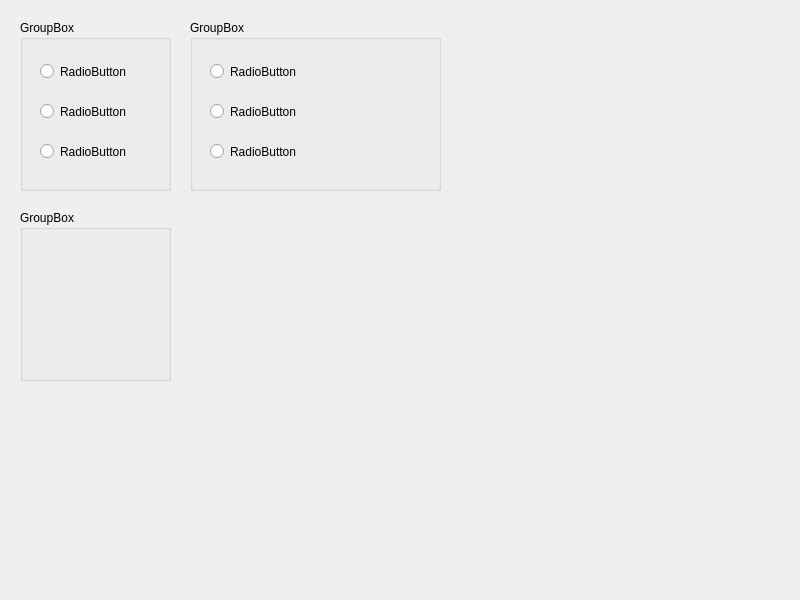
<?xml version="1.0" encoding="UTF-8"?>
<ui version="4.0">
 <class>ProcessLunchOrders</class>
 <widget class="QWidget" name="ProcessLunchOrders">
  <property name="geometry">
   <rect>
    <x>0</x>
    <y>0</y>
    <width>800</width>
    <height>600</height>
   </rect>
  </property>
  <property name="windowTitle">
   <string>ProcessLunchOrders</string>
  </property>
  <widget class="QGroupBox" name="groupBox">
   <property name="geometry">
    <rect>
     <x>20</x>
     <y>20</y>
     <width>151</width>
     <height>171</height>
    </rect>
   </property>
   <property name="title">
    <string>GroupBox</string>
   </property>
   <widget class="QRadioButton" name="radioButton">
    <property name="geometry">
     <rect>
      <x>20</x>
      <y>40</y>
      <width>96</width>
      <height>23</height>
     </rect>
    </property>
    <property name="text">
     <string>RadioButton</string>
    </property>
   </widget>
   <widget class="QRadioButton" name="radioButton_2">
    <property name="geometry">
     <rect>
      <x>20</x>
      <y>80</y>
      <width>96</width>
      <height>23</height>
     </rect>
    </property>
    <property name="text">
     <string>RadioButton</string>
    </property>
   </widget>
   <widget class="QRadioButton" name="radioButton_3">
    <property name="geometry">
     <rect>
      <x>20</x>
      <y>120</y>
      <width>96</width>
      <height>23</height>
     </rect>
    </property>
    <property name="text">
     <string>RadioButton</string>
    </property>
   </widget>
  </widget>
  <widget class="QGroupBox" name="groupBox_2">
   <property name="geometry">
    <rect>
     <x>190</x>
     <y>20</y>
     <width>251</width>
     <height>171</height>
    </rect>
   </property>
   <property name="title">
    <string>GroupBox</string>
   </property>
   <widget class="QRadioButton" name="radioButton_4">
    <property name="geometry">
     <rect>
      <x>20</x>
      <y>40</y>
      <width>96</width>
      <height>23</height>
     </rect>
    </property>
    <property name="text">
     <string>RadioButton</string>
    </property>
   </widget>
   <widget class="QRadioButton" name="radioButton_5">
    <property name="geometry">
     <rect>
      <x>20</x>
      <y>80</y>
      <width>96</width>
      <height>23</height>
     </rect>
    </property>
    <property name="text">
     <string>RadioButton</string>
    </property>
   </widget>
   <widget class="QRadioButton" name="radioButton_6">
    <property name="geometry">
     <rect>
      <x>20</x>
      <y>120</y>
      <width>96</width>
      <height>23</height>
     </rect>
    </property>
    <property name="text">
     <string>RadioButton</string>
    </property>
   </widget>
  </widget>
  <widget class="QGroupBox" name="groupBox_3">
   <property name="geometry">
    <rect>
     <x>20</x>
     <y>210</y>
     <width>151</width>
     <height>171</height>
    </rect>
   </property>
   <property name="title">
    <string>GroupBox</string>
   </property>
  </widget>
 </widget>
 <resources/>
 <connections/>
</ui>
